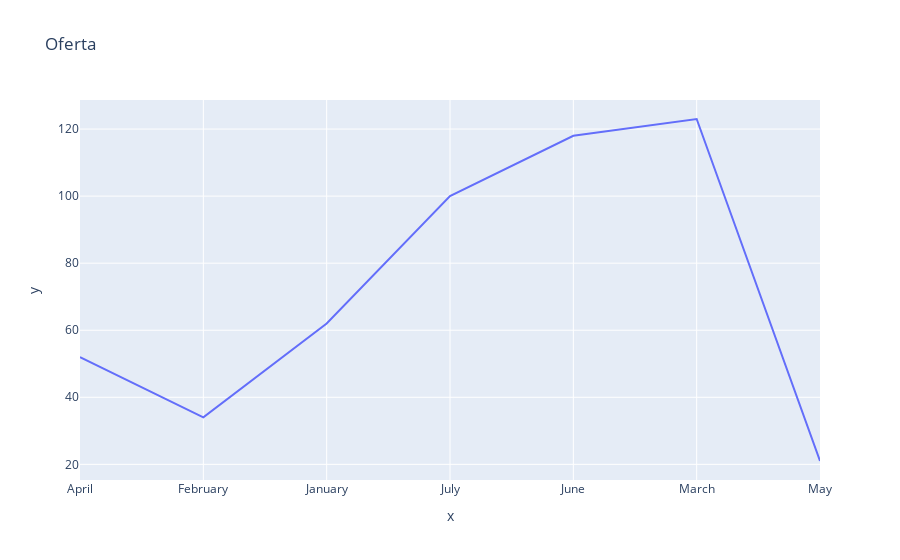

This figure's notebook cell:
### Code cell
figure = px.line(df, x=df["Mes Registro"], y=df["CULTURA"]["ARTES DANZARIAS"]["Venta Directa"], title="Oferta")
figure

### Figure 1 — Plotly figure (JSON) as saved in the notebook; plotly's stock layout.template omitted (floating-point values rounded to 4 significant figures)
{"data": [{"hovertemplate": "x=%{x}<br>y=%{y}<extra></extra>", "legendgroup": "", "line": {"color": "#636efa", "dash": "solid"}, "marker": {"symbol": "circle"}, "mode": "lines", "name": "", "orientation": "v", "showlegend": false, "type": "scatter", "x": ["April", "February", "January", "July", "June", "March", "May"], "xaxis": "x", "y": [52, 34, 62, 100, 118, 123, 21], "yaxis": "y"}], "layout": {"legend": {"tracegroupgap": 0}, "title": {"text": "Oferta"}, "xaxis": {"anchor": "y", "domain": [0, 1], "title": {"text": "x"}}, "yaxis": {"anchor": "x", "domain": [0, 1], "title": {"text": "y"}}}}
